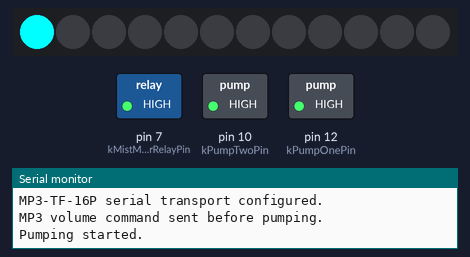
Recording of a sketch running on a simulated Arduino Uno, built with avr-gcc and run on an emulated ATmega328P. On the bench: 12 RGB LEDs in strip order, left to right, switched loads named in the sketch (green lamp = pin HIGH), the last lines printed to the serial monitor. The audio player accepts every command and is not drawn.

Above: at 3.21 s.
At 4.04 s:
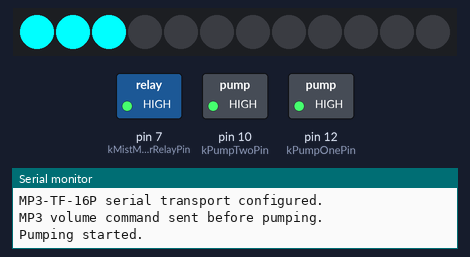
At 5.29 s:
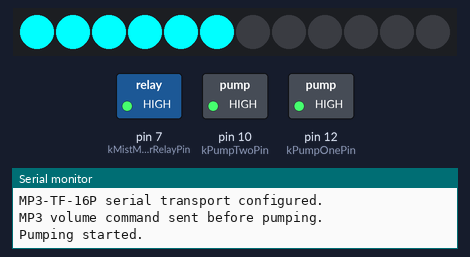
At 6.54 s:
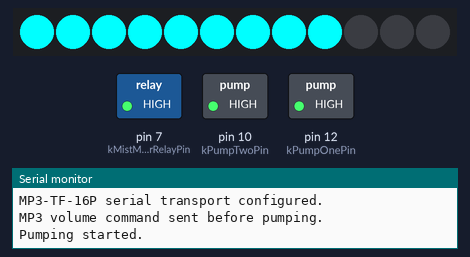
At 7.79 s:
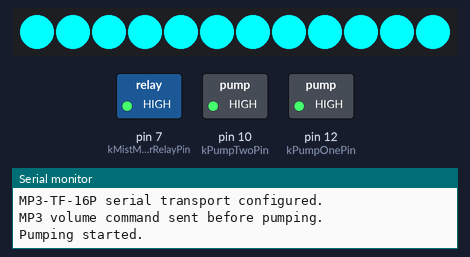
At 15.1 s:
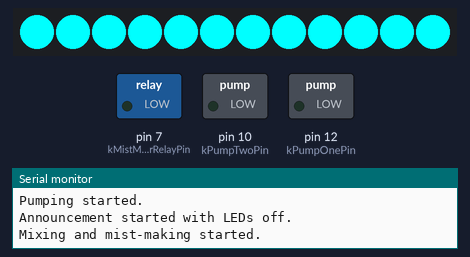
Timing chart, 0 to 17.5 s (numbered marks = the images above):
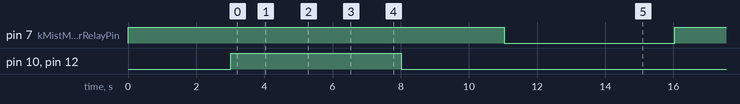

Measured:
- by itself, pin 7 (kMistMakerRelayPin): HIGH → LOW at 11.0 s, → HIGH 5.0 s later
- by itself, pin 10 (kPumpTwoPin), pin 12 (kPumpOnePin): LOW → HIGH at 3.0 s, → LOW 5.0 s later
- what the display in image 0 shows lasts 0.4 s, from 3.0 s to 3.4 s

The sketch:

hardware_flow_test.ino
```cpp
#include "actuators.h"
#include "config.h"
#include "flow_controller.h"
#include "led_strip.h"
#include "mp3_player.h"

Actuators actuators;
LedStrip ledStrip;
Mp3Player mp3Player;
FlowController flowController(actuators, ledStrip, mp3Player);

void setup() {
  Serial.begin(Config::kDebugBaudRate);

  // Establish a safe output state before starting any peripheral or test phase.
  actuators.begin();
  ledStrip.begin();
  flowController.begin();
}

void loop() {
  flowController.update();
}
```

actuators.cpp
```cpp
#include "actuators.h"

#include <Arduino.h>

#include "config.h"

void Actuators::begin() {
  pinMode(Config::kPumpOnePin, OUTPUT);
  pinMode(Config::kPumpTwoPin, OUTPUT);

  // Preload the inactive relay level before enabling D7 as an output.
  digitalWrite(Config::kMistMakerRelayPin, Config::kMistMakerDisabledLevel);
  pinMode(Config::kMistMakerRelayPin, OUTPUT);

  // Force physical writes even when the object begins in its safe logical state.
  pumpsEnabled_ = true;
  mistMakerEnabled_ = true;
  stopAll();
}

void Actuators::setPumps(bool enabled) {
  if (pumpsEnabled_ == enabled) return;

  writePumps(enabled);
  pumpsEnabled_ = enabled;
}

void Actuators::setMistMaker(bool enabled) {
  if (mistMakerEnabled_ == enabled) return;

  digitalWrite(
      Config::kMistMakerRelayPin,
      enabled ? Config::kMistMakerEnabledLevel : Config::kMistMakerDisabledLevel);
  mistMakerEnabled_ = enabled;
}

void Actuators::stopAll() {
  setPumps(false);
  setMistMaker(false);
}

void Actuators::writePumps(bool enabled) {
  const uint8_t outputLevel = enabled ? Config::kPumpEnabledLevel : Config::kPumpDisabledLevel;
  digitalWrite(Config::kPumpOnePin, outputLevel);
  digitalWrite(Config::kPumpTwoPin, outputLevel);
}
```

actuators.h
```cpp
#pragma once

class Actuators {
 public:
  void begin();
  void setPumps(bool enabled);
  void setMistMaker(bool enabled);
  void stopAll();

 private:
  static void writePumps(bool enabled);

  bool pumpsEnabled_ = true;
  bool mistMakerEnabled_ = true;
};
```

flow_controller.cpp
```cpp
#include "flow_controller.h"

#include <Arduino.h>

#include "config.h"

FlowController::FlowController(Actuators& actuators, LedStrip& ledStrip, Mp3Player& mp3Player)
    : actuators_(actuators), ledStrip_(ledStrip), mp3Player_(mp3Player) {}

void FlowController::begin() {
  actuators_.stopAll();
  ledStrip_.clear();
  enterPhase(Phase::WaitingForMp3);
  Serial.println(F("Waiting for MP3-TF-16P startup."));
}

void FlowController::update() {
  mp3Player_.update();

  switch (phase_) {
    case Phase::WaitingForMp3:
      if (phaseElapsed(Config::kMp3StartupDelayMs)) {
        mp3Player_.begin();
        enterPhase(Phase::WaitingBeforeMp3Volume);
        Serial.println(F("MP3-TF-16P serial transport configured."));
      }
      return;

    case Phase::WaitingBeforeMp3Volume:
      if (phaseElapsed(Config::kMp3CommandGuardMs)) {
        prepareMp3Volume();
      }
      return;

    case Phase::WaitingAfterMp3Volume:
      if (phaseElapsed(Config::kMp3CommandGuardMs)) {
        enterPumping();
      }
      return;

    case Phase::Pumping: {
      const unsigned long elapsedMs = millis() - phaseStartedAt_;
      if (elapsedMs >= Config::kPumpingDurationMs) {
        actuators_.setPumps(false);
        ledStrip_.clear();
        enterAnnouncement();
        return;
      }

      const uint8_t litLedCount = min(
          Config::kLedCount,
          static_cast<uint8_t>(elapsedMs / Config::kLoadingStepIntervalMs + 1));
      ledStrip_.showLoading(litLedCount);
      return;
    }

    case Phase::Announcing:
      if (phaseElapsed(Config::kAnnouncementDurationMs)) {
        enterMixing();
      }
      return;

    case Phase::Mixing: {
      const unsigned long elapsedMs = millis() - phaseStartedAt_;
      if (elapsedMs >= Config::kMixingDurationMs) {
        finish();
        return;
      }

      const bool lightsOn = (elapsedMs / Config::kMixBlinkHalfPeriodMs) % 2 == 0;
      ledStrip_.showMixing(lightsOn);
      return;
    }

    case Phase::Complete:
      return;
  }
}

void FlowController::enterPhase(Phase nextPhase) {
  phase_ = nextPhase;
  phaseStartedAt_ = millis();
}

void FlowController::enterPumping() {
  ledStrip_.clear();
  actuators_.setPumps(true);
  enterPhase(Phase::Pumping);
  Serial.println(F("Pumping started."));
}

void FlowController::prepareMp3Volume() {
  mp3Player_.setVolume();
  enterPhase(Phase::WaitingAfterMp3Volume);
  Serial.println(F("MP3 volume command sent before pumping."));
}

void FlowController::enterAnnouncement() {
  mp3Player_.playAnnouncement();
  enterPhase(Phase::Announcing);
  Serial.println(F("Announcement started with LEDs off."));
}

void FlowController::enterMixing() {
  actuators_.setMistMaker(true);
  ledStrip_.showMixing(true);
  enterPhase(Phase::Mixing);
  Serial.println(F("Mixing and mist-making started."));
}

void FlowController::finish() {
  actuators_.stopAll();
  ledStrip_.clear();
  enterPhase(Phase::Complete);
  Serial.println(F("Hardware flow test complete."));
}

bool FlowController::phaseElapsed(unsigned long durationMs) const {
  return millis() - phaseStartedAt_ >= durationMs;
}
```

flow_controller.h
```cpp
#pragma once

#include "actuators.h"
#include "led_strip.h"
#include "mp3_player.h"

class FlowController {
 public:
  FlowController(Actuators& actuators, LedStrip& ledStrip, Mp3Player& mp3Player);

  void begin();
  void update();

 private:
  enum class Phase {
    WaitingForMp3,
    WaitingBeforeMp3Volume,
    WaitingAfterMp3Volume,
    Pumping,
    Announcing,
    Mixing,
    Complete,
  };

  void enterPhase(Phase nextPhase);
  void enterPumping();
  void prepareMp3Volume();
  void enterAnnouncement();
  void enterMixing();
  void finish();
  bool phaseElapsed(unsigned long durationMs) const;

  Actuators& actuators_;
  LedStrip& ledStrip_;
  Mp3Player& mp3Player_;
  Phase phase_ = Phase::WaitingForMp3;
  unsigned long phaseStartedAt_ = 0;
};
```

led_strip.cpp
```cpp
#include "led_strip.h"

LedStrip::LedStrip()
    : pixels_(Config::kLedCount, Config::kLedDataPin, NEO_GRB + NEO_KHZ800) {}

void LedStrip::begin() {
  pixels_.begin();
  clear();
}

void LedStrip::clear() {
  if (displayState_ == DisplayState::Off) return;

  pixels_.clear();
  pixels_.show();
  displayState_ = DisplayState::Off;
}

void LedStrip::showLoading(uint8_t litLedCount) {
  const uint8_t visibleLedCount = min(litLedCount, Config::kLedCount);
  if (displayState_ == DisplayState::Loading && displayedLoadingCount_ == visibleLedCount) return;

  const uint32_t loadingColor = pixels_.Color(
      Config::kLoadingColor.red,
      Config::kLoadingColor.green,
      Config::kLoadingColor.blue);

  for (uint8_t index = 0; index < Config::kLedCount; ++index) {
    pixels_.setPixelColor(index, index < visibleLedCount ? loadingColor : 0);
  }
  pixels_.show();
  displayState_ = DisplayState::Loading;
  displayedLoadingCount_ = visibleLedCount;
}

void LedStrip::showMixing(bool enabled) {
  if (!enabled) {
    clear();
    return;
  }

  if (displayState_ == DisplayState::Mixing) return;

  showAll(Config::kMixingColor);
  displayState_ = DisplayState::Mixing;
}

void LedStrip::showAll(const Config::RgbColor& color) {
  pixels_.fill(pixels_.Color(color.red, color.green, color.blue));
  pixels_.show();
}
```

led_strip.h
```cpp
#pragma once

#include <Adafruit_NeoPixel.h>

#include "config.h"

class LedStrip {
 public:
  LedStrip();

  void begin();
  void clear();
  void showLoading(uint8_t litLedCount);
  void showMixing(bool enabled);

 private:
  void showAll(const Config::RgbColor& color);

  enum class DisplayState {
    Unknown,
    Off,
    Loading,
    Mixing,
  };

  Adafruit_NeoPixel pixels_;
  DisplayState displayState_ = DisplayState::Unknown;
  uint8_t displayedLoadingCount_ = 0;
};
```

mp3_player.cpp
```cpp
#include "mp3_player.h"

#include <Arduino.h>

#include "config.h"

Mp3Player::Mp3Player() : serial_(Config::kMp3RxPin, Config::kMp3TxPin) {}

void Mp3Player::begin() {
  serial_.begin(Config::kMp3BaudRate);

  // Keep ACK enabled, but skip the reset command that this MP3-TF-16P clone rejects.
  player_.begin(serial_, Config::kMp3UseAcknowledgement, Config::kMp3ResetOnBegin);
  initialized_ = true;
}

void Mp3Player::update() {
  if (!initialized_) return;

  while (player_.available()) {
    const uint8_t messageType = player_.readType();
    const uint16_t messageValue = player_.read();

    switch (messageType) {
      case DFPlayerPlayFinished:
        Serial.print(F("MP3 track finished: "));
        Serial.println(messageValue);
        break;
      case DFPlayerError:
        Serial.print(F("MP3 error: "));
        Serial.println(messageValue);
        break;
      case DFPlayerCardInserted:
      case DFPlayerCardOnline:
        Serial.println(F("MP3 SD card available."));
        break;
      case DFPlayerCardRemoved:
        Serial.println(F("MP3 SD card removed."));
        break;
      default:
        Serial.print(F("MP3 message type: "));
        Serial.println(messageType);
        break;
    }
  }
}

void Mp3Player::setVolume() {
  player_.volume(Config::kMp3Volume);
}

void Mp3Player::playAnnouncement() {
  player_.playMp3Folder(Config::kAnnouncementTrackNumber);
}
```

mp3_player.h
```cpp
#pragma once

#include <DFRobotDFPlayerMini.h>
#include <SoftwareSerial.h>

class Mp3Player {
 public:
  Mp3Player();

  void begin();
  void update();
  void setVolume();
  void playAnnouncement();

 private:
  SoftwareSerial serial_;
  DFRobotDFPlayerMini player_;
  bool initialized_ = false;
};
```

config.h
```cpp
#pragma once

#include <Arduino.h>

namespace Config {

struct RgbColor {
  uint8_t red;
  uint8_t green;
  uint8_t blue;
};

// Pump outputs. HIGH enables MOSFET driver.
constexpr uint8_t kPumpOnePin = 12;
constexpr uint8_t kPumpTwoPin = 10;
constexpr uint8_t kPumpEnabledLevel = HIGH;
constexpr uint8_t kPumpDisabledLevel = LOW;

// Mist-maker relay. Its IN input is active LOW on D7.
constexpr uint8_t kMistMakerRelayPin = 7;
constexpr uint8_t kMistMakerEnabledLevel = LOW;
constexpr uint8_t kMistMakerDisabledLevel = HIGH;

// WS2812 strip.
constexpr uint8_t kLedDataPin = 2;
constexpr uint8_t kLedCount = 12;
constexpr RgbColor kLoadingColor = {0, 255, 255};
constexpr RgbColor kMixingColor = {0, 255, 255};

// MP3-TF-16P serial wiring: module TX -> Arduino RX (D9), module RX -> Arduino TX (D8).
constexpr uint8_t kMp3RxPin = 9;
constexpr uint8_t kMp3TxPin = 8;
constexpr unsigned long kDebugBaudRate = 115200UL;
constexpr unsigned long kMp3BaudRate = 9600UL;
constexpr uint8_t kMp3Volume = 30;
// This clone accepts command ACKs, but must not receive the library reset during begin().
constexpr bool kMp3UseAcknowledgement = true;
constexpr bool kMp3ResetOnBegin = false;

// The audio file must be stored as /mp3/0001.mp3 on the module SD card.
constexpr uint8_t kAnnouncementTrackNumber = 1;
constexpr unsigned long kMp3StartupDelayMs = 1500UL;
constexpr unsigned long kMp3CommandGuardMs = 500UL;
constexpr unsigned long kAnnouncementDurationMs = 3000UL;

constexpr unsigned long kPumpingDurationMs = 5000UL;
constexpr unsigned long kLoadingStepIntervalMs = kPumpingDurationMs / kLedCount;
constexpr unsigned long kMixingDurationMs = 5000UL;
constexpr unsigned long kMixBlinkHalfPeriodMs = 1000UL;

static_assert(kLoadingStepIntervalMs > 0, "The loading interval must be positive.");

}  // namespace Config
```
